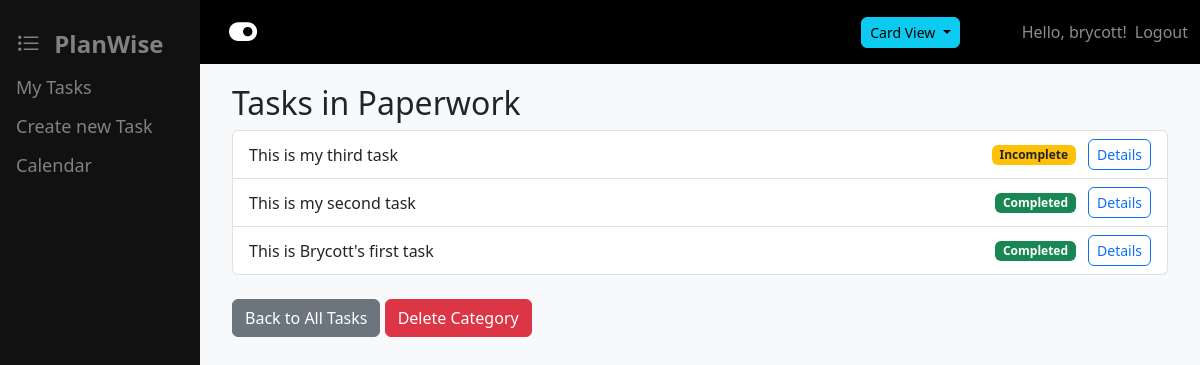
The app's page /category/1/ (signed in), older data.
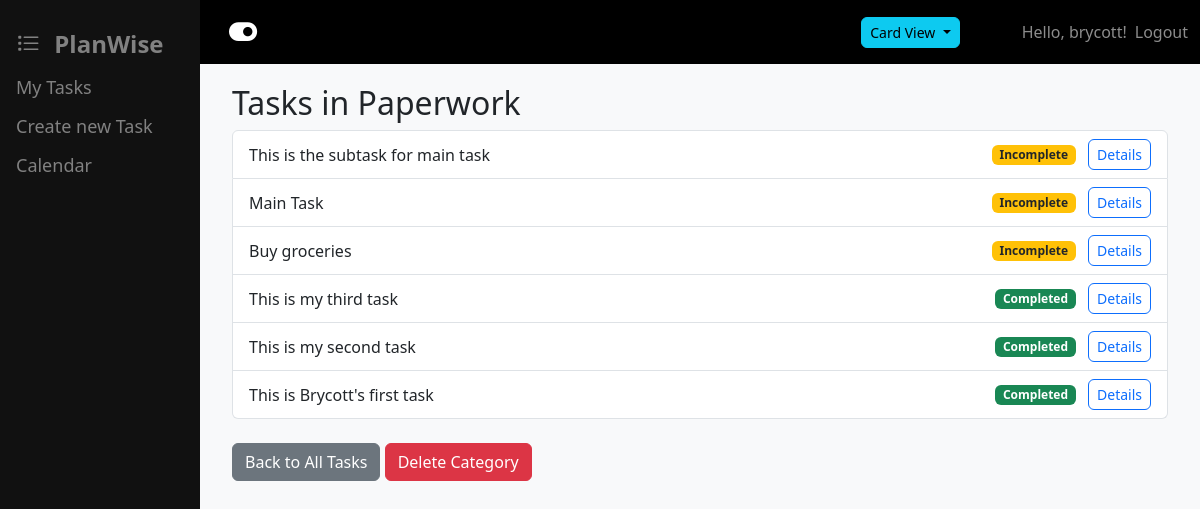
The same page, newer data.
### tasks/models.py (models this page shows, shortened)
class Task(models.Model):
    PRIORITY_CHOICES = [
        ('low', 'Low'),
        ('medium', 'Medium'),
        ('high', 'High'),
    ]
    title = models.CharField(max_length=200)
    description = models.TextField(blank=True)
    due_date = models.DateField(null=True, blank=True)
    category = models.ForeignKey(Category, on_delete=models.PROTECT, null=True, blank=True)
    is_completed = models.BooleanField(default=False)
    created_at = models.DateTimeField(auto_now_add=True)
    updated_at = models.DateTimeField(auto_now=True)
    user = models.ForeignKey(User, on_delete=models.CASCADE)
    class Meta:
        ordering = ['-created_at']

### tasks/views.py (the view)
# urls.py: path('category/<int:category_id>/', views.task_by_category, name='tasks_by_category'),
@login_required
def task_by_category(request, category_id):
    tasks = Task.objects.filter(category_id=category_id, user=request.user)
    category = get_object_or_404(Category, id=category_id)
    return render(request, 'tasks/tasks_by_category.html', {
        'tasks': tasks,
        'category': category
    })

### tasks/templates/tasks/tasks_by_category.html (shortened to what this page needs)
{% extends 'base.html' %}
{% block content %}
  <h2>Tasks in {{ category.name }}</h2>
  {% if tasks %}
    <ul class="list-group mb-4">
      {% for task in tasks %}
        <li class="list-group-item d-flex justify-content-between align-items-center">
          <span>{{ task.title }}</span>
          <span>
            {% if task.is_completed %}
              <span class="badge bg-success">Completed</span>
            {% else %}
              <span class="badge bg-warning text-dark">Incomplete</span>
            {% endif %}
            <a href="{% url 'tasks:task_detail' task.pk %}" class="btn btn-sm btn-outline-primary ms-2">Details</a>
          </span>
        </li>
      {% endfor %}
    </ul>
  {% else %}
    <p>No tasks found in this category.</p>
  {% endif %}
  <a href="{% url 'tasks:task_list' %}" class="btn btn-secondary">Back to All Tasks</a>
  <a href="{% url 'tasks:category_delete' category.pk %}" class="btn btn-danger">Delete Category</a>
{% endblock %}

Row changes from the older to the newer data that the page shows:
added Task: title "This is the subtask for main task", is_completed "Incomplete"
added Task: title "Main Task", is_completed "Incomplete"
added Task: title "Buy groceries", is_completed "Incomplete"
changed Task "This is my third task": is_completed "Incomplete" → "Completed"
